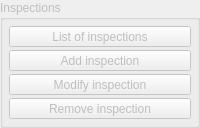
    <widget class="QGroupBox" name="gb_inspections">
     <property name="enabled">
      <bool>false</bool>
     </property>
     <property name="title">
      <string>Inspections</string>
     </property>
     <layout class="QGridLayout" name="gridLayout">
      <property name="horizontalSpacing">
       <number>6</number>
      </property>
      <property name="verticalSpacing">
       <number>3</number>
      </property>
      <property name="margin">
       <number>6</number>
      </property>
      <item row="0" column="0">
       <widget class="QToolButton" name="tbtn_view_inspections">
        <property name="sizePolicy">
         <sizepolicy hsizetype="Minimum" vsizetype="Fixed">
          <horstretch>0</horstretch>
          <verstretch>0</verstretch>
         </sizepolicy>
        </property>
        <property name="statusTip">
         <string>View list of inspections</string>
        </property>
        <property name="text">
         <string>List of inspections</string>
        </property>
        <property name="icon">
         <iconset resource="../rc/resources.qrc">
          <normaloff>:/images/images/view.png</normaloff>:/images/images/view.png</iconset>
        </property>
        <property name="iconSize">
         <size>
          <width>16</width>
          <height>16</height>
         </size>
        </property>
        <property name="checkable">
         <bool>true</bool>
        </property>
        <property name="toolButtonStyle">
         <enum>Qt::ToolButtonTextBesideIcon</enum>
        </property>
       </widget>
      </item>
      <item row="1" column="0">
       <widget class="QToolButton" name="tbtn_add_inspection">
        <property name="sizePolicy">
         <sizepolicy hsizetype="Minimum" vsizetype="Fixed">
          <horstretch>0</horstretch>
          <verstretch>0</verstretch>
         </sizepolicy>
        </property>
        <property name="statusTip">
         <string>Add a new inspection to the selected circuit</string>
        </property>
        <property name="text">
         <string>Add inspection</string>
        </property>
        <property name="icon">
         <iconset resource="../rc/resources.qrc">
          <normaloff>:/images/images/inspection_add.png</normaloff>:/images/images/inspection_add.png</iconset>
        </property>
        <property name="iconSize">
         <size>
          <width>16</width>
          <height>16</height>
         </size>
        </property>
        <property name="toolButtonStyle">
         <enum>Qt::ToolButtonTextBesideIcon</enum>
        </property>
       </widget>
      </item>
      <item row="2" column="0">
       <widget class="QToolButton" name="tbtn_modify_inspection">
        <property name="enabled">
         <bool>false</bool>
        </property>
        <property name="sizePolicy">
         <sizepolicy hsizetype="Minimum" vsizetype="Fixed">
          <horstretch>0</horstretch>
          <verstretch>0</verstretch>
         </sizepolicy>
        </property>
        <property name="statusTip">
         <string>Modify the selected inspection</string>
        </property>
        <property name="text">
         <string>Modify inspection</string>
        </property>
        <property name="icon">
         <iconset resource="../rc/resources.qrc">
          <normaloff>:/images/images/inspection_modify.png</normaloff>:/images/images/inspection_modify.png</iconset>
        </property>
        <property name="iconSize">
         <size>
          <width>16</width>
          <height>16</height>
         </size>
        </property>
        <property name="toolButtonStyle">
         <enum>Qt::ToolButtonTextBesideIcon</enum>
        </property>
       </widget>
      </item>
      <item row="3" column="0">
       <widget class="QToolButton" name="tbtn_remove_inspection">
        <property name="enabled">
         <bool>false</bool>
        </property>
        <property name="sizePolicy">
         <sizepolicy hsizetype="Minimum" vsizetype="Fixed">
          <horstretch>0</horstretch>
          <verstretch>0</verstretch>
         </sizepolicy>
        </property>
        <property name="statusTip">
         <string>Remove the selected inspection</string>
        </property>
        <property name="text">
         <string>Remove inspection</string>
        </property>
        <property name="icon">
         <iconset resource="../rc/resources.qrc">
          <normaloff>:/images/images/inspection_remove.png</normaloff>:/images/images/inspection_remove.png</iconset>
        </property>
        <property name="iconSize">
         <size>
          <width>16</width>
          <height>16</height>
         </size>
        </property>
        <property name="toolButtonStyle">
         <enum>Qt::ToolButtonTextBesideIcon</enum>
        </property>
       </widget>
      </item>
     </layout>
    </widget>
